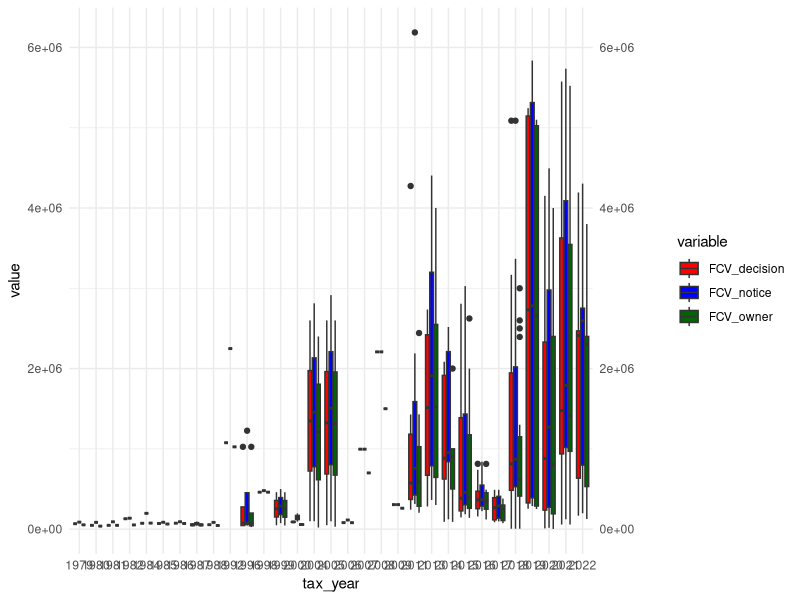
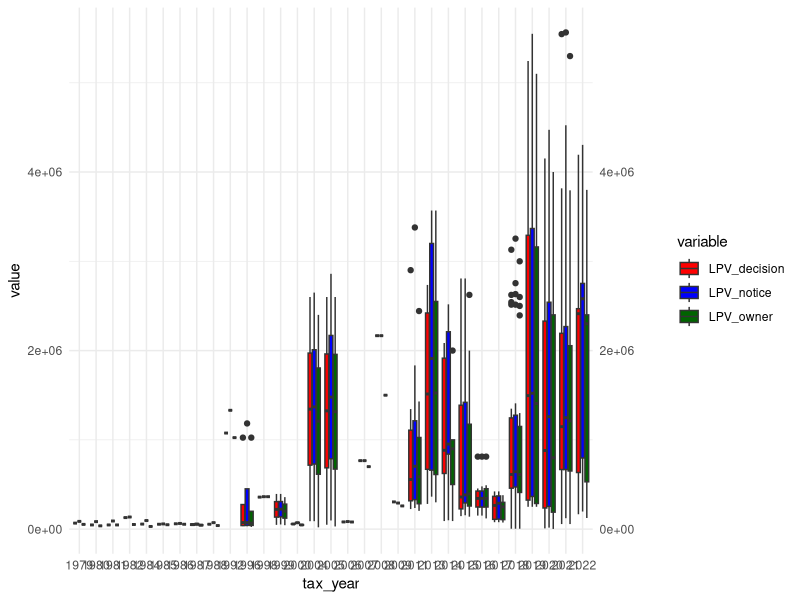

These charts were generated, in order, by the following R code:

library(tidyverse)

# read data into tibble
petitions <- read_csv("Updated2/master_edited_5.2.25.csv")

# create identifier
petitions$ID <- 1:nrow(petitions)

# rename relevant columns
names(petitions)[2] <- 'include'
names(petitions)[3] <- 'tax_year'
names(petitions)[11] <- 'FCV_owner'
names(petitions)[12] <- 'LPV_owner'
names(petitions)[13] <- 'FCV_notice'
names(petitions)[14] <- 'LPV_notice'
names(petitions)[15] <- 'FCV_decision'
names(petitions)[16] <- 'LPV_decision'
names(petitions)[19] <- 'outcome'
names(petitions)[20] <- 'outcome_details'
names(petitions)[21] <- 'FCV_change'
names(petitions)[22] <- 'LPV_change'

petitions$tax_year = as.character(petitions$tax_year)
pet = subset(petitions,include == 1)

pet$FCV_owner = as.numeric(pet$FCV_owner)
pet$LPV_owner = as.numeric(pet$LPV_owner)
pet$FCV_notice = as.numeric(pet$FCV_notice)
pet$LPV_notice = as.numeric(pet$LPV_notice)
pet$FCV_decision = as.numeric(pet$FCV_decision)
pet$LPV_decision = as.numeric(pet$LPV_decision)

p3a <- ggplot(pet %>% pivot_longer(cols = c(FCV_owner, FCV_notice, FCV_decision), names_to = "variable", values_to = "value"), 
       aes(x = tax_year, y = value, fill = variable)) + 
       geom_boxplot() + scale_fill_manual(values = c("red", "blue", "darkgreen")) + theme_minimal() +
       scale_y_continuous(sec.axis = dup_axis(name = ""))

p3b <- ggplot(pet %>% pivot_longer(cols = c(LPV_owner, LPV_notice, LPV_decision), names_to = "variable", values_to = "value"), 
       aes(x = tax_year, y = value, fill = variable)) + 
       geom_boxplot() + scale_fill_manual(values = c("red", "blue", "darkgreen")) + theme_minimal() +
       scale_y_continuous(sec.axis = dup_axis(name = ""))